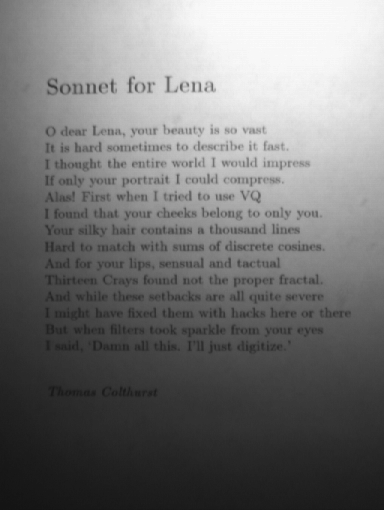
#> input picture Segmentation/code/sonnet.png, 384 x 510 px
$ jupyter execute --allow-errors Segmentation.ipynb
#> lines starting #> are read from the running program, lines starting #| are printed output that depends on the picture; after the words box and inside, x2 and y2 are one past the last pixel; in counts of white or black regions, pixels touching at a corner belong together
[cell 1]
import cv2
import numpy as np
import matplotlib.pyplot as plt
np.warnings.filterwarnings('ignore')

[cell 2]
img = cv2.imread('sonnet.png', 0)
#> img is the input picture: shape (510, 384); min 19, max 250, mean 116.8
plt.imshow(img, cmap='gray')
img = np.float32(img)

[cell 3]
sz1 = 15
threshold = 0.03
nbins = 256

[cell 4]
def thresholding(im,nbins):
#> called with nbins = 256
    bin_number = plt.hist(img.ravel(), nbins, (0, 256))
    p_matrix = bin_number[0] / np.sum(bin_number[0])
#> p_matrix = 256 values, max 0.0302 at index 247, min 0 at index 0, mean 0.00391
    w1_matrix = np.cumsum(p_matrix)
#> w1_matrix = 256 values from 0 to 1
    mu1_matrix = np.cumsum(p_matrix * (np.arange(len(p_matrix)) + 1)) / w1_matrix
    mu1_matrix = np.nan_to_num(mu1_matrix)
#> mu1_matrix = 256 values from 0 to 117.8
    w2_matrix = 1 - w1_matrix
#> w2_matrix = 256 values, max 1 at index 0, min -6.66e-16 at index 250, mean 0.456
    mu2_matrix = (np.sum(p_matrix * (np.arange(len(p_matrix)) + 1)) - \
                  np.cumsum(p_matrix * (np.arange(len(p_matrix)) + 1))) / w2_matrix
#> mu2_matrix = 256 values, max 251 at index 249, min 42.67 at index 250, mean 184.2
    sigma_b = w1_matrix * w2_matrix * (mu1_matrix - mu2_matrix) ** 2
#> sigma_b = 256 values, max 3880.2 at index 131, min -3.76e-12 at index 250, mean 2455.9
    t_star = np.argmax(sigma_b) + 1
#> t_star = 132
    thresh_opt = (t_star - 1) / (nbins - 1) * 255
#> thresh_opt = 131
    im_new = np.copy(im)
    im_new[im_new < thresh_opt] = 0
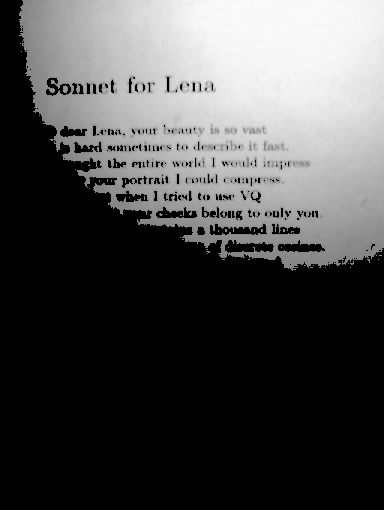
#> im_new: shape (510, 384) float32; min 0, max 250, mean 75.7
    im_new[im_new >= thresh_opt] = 255
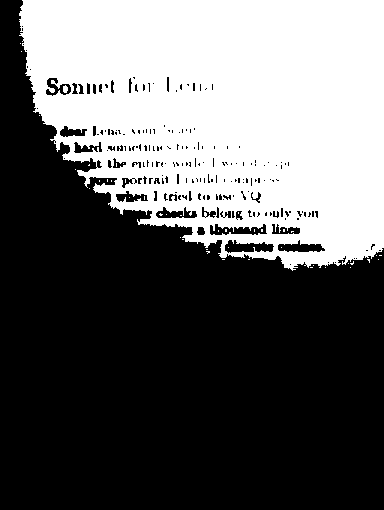
#> im_new: shape (510, 384) float32; 38.8% white; 45 white regions (43 under 20 px), largest, box (x1, y1, x2, y2) and area: (19, 0, 384, 271) 75823, (63, 85, 68, 93) 32
    return im_new

[cell 5]
masked_img = thresholding(img, nbins)
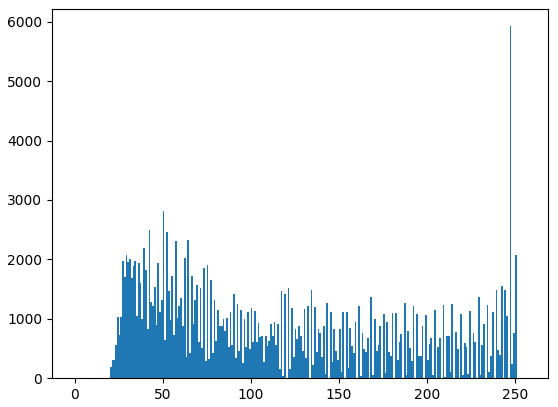
#> figure drawn by matplotlib, 1 panel; tallest bar 5924 high, from x = 247 to 248

[cell 6]
plt.imshow(masked_img, cmap='gray')

[cell 7]
def adaptive_thresholding(im,sz,threshold):
#> called with sz = 15, threshold = 0.03
    im_new = np.copy(im)
    img_blur = cv2.blur(im_new, (sz, sz))
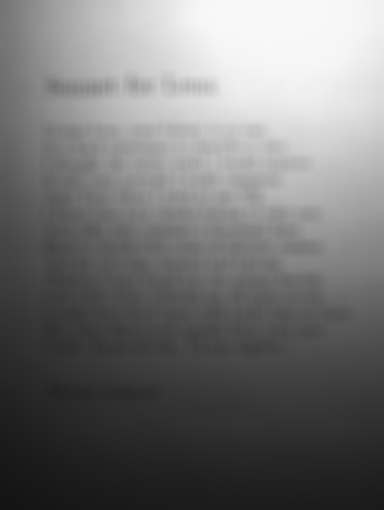
#> img_blur: shape (510, 384) float32; min 20.08, max 249.3, mean 116.8
    img_blur = img_blur - im_new
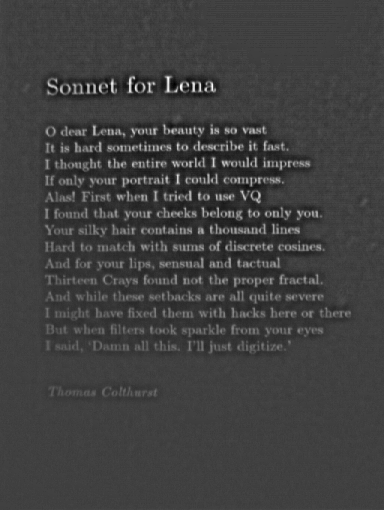
#> img_blur: shape (510, 384) float32; min -31.52, max 93.09, mean 0; drawn with min black and max white
    img_blur = img_blur - threshold * 255
    img_blur[img_blur > 0] = 255
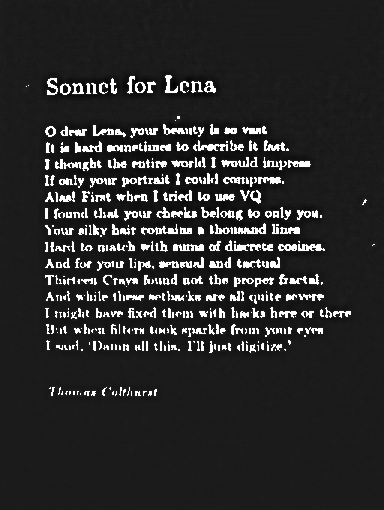
#> img_blur: shape (510, 384) float32; min -39.17, max 255, mean 11.1; drawn with min black and max white
    img_blur[img_blur <= 0] = 0
#> img_blur: shape (510, 384) float32; 7.8% white in thin lines or dots, all inside (x1, y1, x2, y2) = (26, 75, 375, 396)
    img_blur = img_blur * -1 + 255
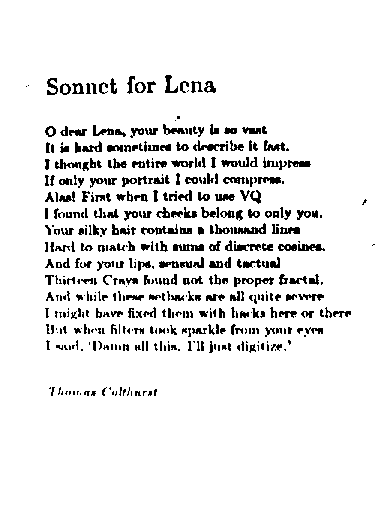
#> img_blur: shape (510, 384) float32; 92.2% white; black in thin lines or dots, all inside (x1, y1, x2, y2) = (26, 75, 375, 396)
    return img_blur

[cell 8]
ada_masked_img = adaptive_thresholding(img, sz1, threshold)

[cell 9]
plt.imshow(ada_masked_img, cmap='gray')

[cell 10]
sz = [50, 25, 10]
diff = 0.2
err_flag = 0

[cell 11]
img2 = cv2.imread('superpix.jpg', 1)
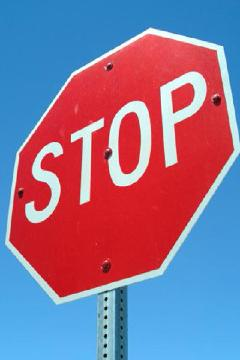
#> input picture Segmentation/code/superpix.jpg, 240 x 360 px
#> img2 is the input picture: shape (360, 240, 3); mean B, G, R 148.7, 115.7, 141
img2 = cv2.cvtColor(img2, cv2.COLOR_BGR2RGB)
plt.imshow(img2)

[cell 12]
img2_gray = np.float32(cv2.imread('superpix.jpg', 0))
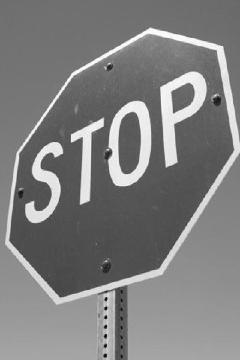
#> img2_gray: shape (360, 240) float32; min 0, max 255, mean 127.1
